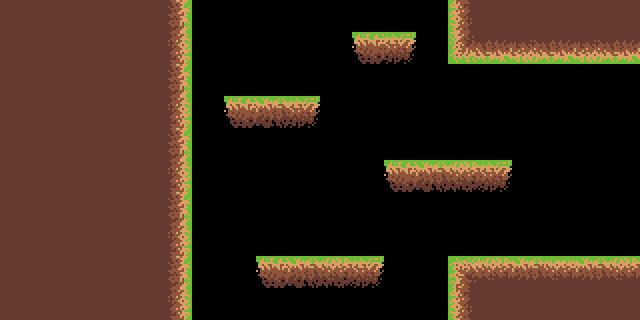

The image is a tile-based game level rendered from a .tmx file. Its description and complete source (layers, tilesets, objects, tile grids) follow:
An orthogonal 20x10 tile map with 32x32 px tiles, 1 tile layer (Tile Layer 1) and 7 objects.

<map version="1.0" orientation="orthogonal" renderorder="right-up" width="20" height="10" tilewidth="32" tileheight="32" nextobjectid="8">
 <tileset firstgid="1" name="ground" tilewidth="32" tileheight="32" tilecount="70" columns="10">
  <image source="../../Tilemaps/ground_sprites.png" width="320" height="224" />
 </tileset>
 <layer name="Tile Layer 1" width="20" height="10">
  <data encoding="csv">
70,70,70,70,70,21,0,0,0,0,0,0,0,0,30,70,70,70,70,70,
70,70,70,70,70,31,0,0,0,0,0,33,38,0,19,3,4,5,6,7,
70,70,70,70,70,21,0,0,0,0,0,0,0,0,0,0,0,0,0,0,
70,70,70,70,70,31,0,33,34,38,0,0,0,0,0,0,0,0,0,0,
70,70,70,70,70,21,0,0,0,0,0,0,0,0,0,0,0,0,0,0,
70,70,70,70,70,31,0,0,0,0,0,0,33,34,37,38,0,0,0,0,
70,70,70,70,70,21,0,0,0,0,0,0,0,0,0,0,0,0,0,0,
70,70,70,70,70,31,0,0,0,0,0,0,0,0,0,0,0,0,0,0,
70,70,70,70,70,21,0,0,33,34,37,38,0,0,59,63,64,65,66,67,
70,70,70,70,70,31,0,0,0,0,0,0,0,0,50,70,70,70,70,70
</data>
 </layer>
 <objectgroup name="Colliders">
  <object id="1" x="0" y="0" width="192" height="320" />
  <object id="2" x="448" y="0" width="192" height="64" />
  <object id="3" x="448" y="256" width="192" height="64" />
  <object id="4" x="256" y="256" width="128" height="32" />
  <object id="5" x="384" y="160" width="128" height="32" />
  <object id="6" x="224" y="96" width="96" height="32" />
  <object id="7" x="352" y="32" width="64" height="32" />
 </objectgroup>
</map>